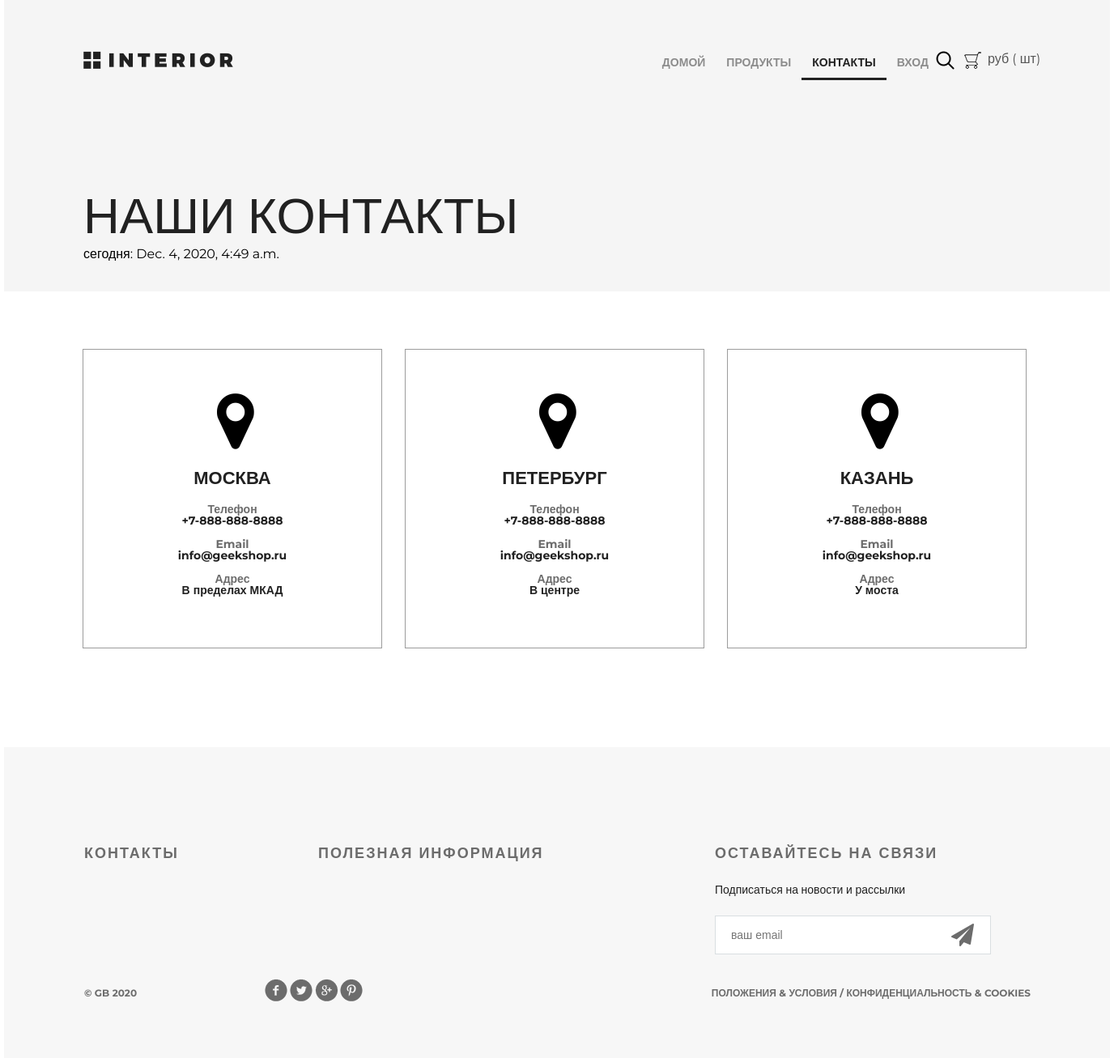
/contact/ (signed in), run on an earlier commit of the app's database.
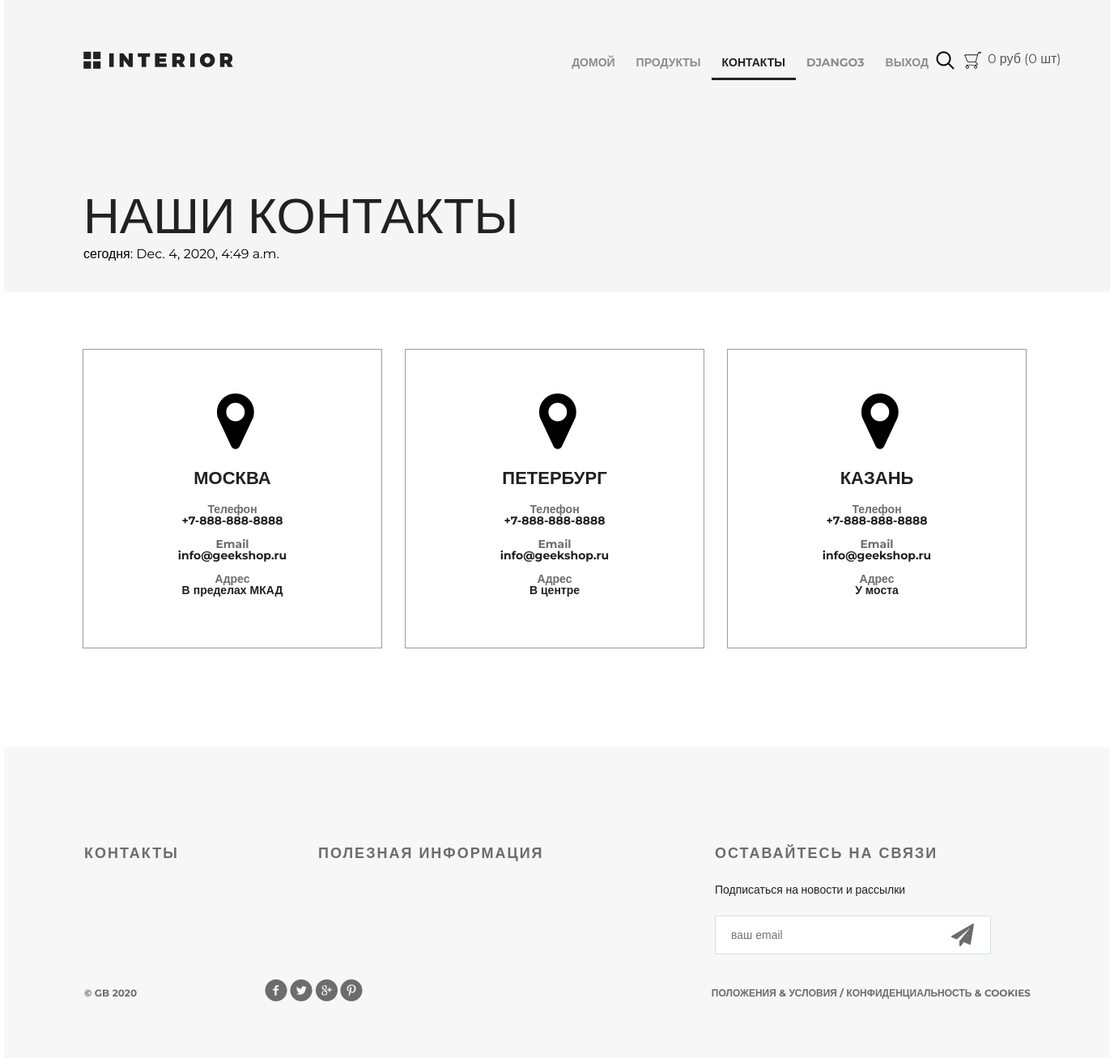
And on a later commit of the database.
### authapp/models.py (models this page shows)
class ShopUser(AbstractUser):
    age = models.PositiveIntegerField('возраст', null=True)
    avatar = models.ImageField('аватар', upload_to='avatars', blank=True)
    def basket_total_cost(self):
        return sum(map(lambda x: x.product_cost, self.basket.all()))
    def basket_total_qty(self):
        return sum(map(lambda x: x.quantity, self.basket.all()))

### mainapp/views.py (the view)
# urls.py: path('contact/', mainapp.contact, name='contact'),
def contact(request):
    locations = [
        {
            'city': 'Москва',
            'phone': '+7-888-888-8888',
            'email': 'info@geekshop.ru',
            'adress': 'В пределах МКАД',
        },
        {
            'city': 'Петербург',
            'phone': '+7-888-888-8888',
            'email': 'info@geekshop.ru',
            'adress': 'В центре',
        },
        {
            'city': 'Казань',
            'phone': '+7-888-888-8888',
            'email': 'info@geekshop.ru',
            'adress': 'У моста',
        },
    ]
    visit_date = datetime.datetime.now()
    file_path = os.path.join(settings.BASE_DIR, "static", "locations.json")
    with open(file_path) as f:
        locations_file = json.load(f)
    context = {
        'page_title': 'контакты',
        'locations': locations_file,
        'visit_date': visit_date,
        'catalog_menu': get_catalog_menu(),
    }
    return render(request, 'mainapp/contact.html', context)

### mainapp/views.py (called while the page is built)
def get_catalog_menu():
    return ProductsCategory.objects.all()

### mainapp/templates/mainapp/contact.html
{% extends 'mainapp/base.html' %} {% block container %}
<div class="hero">
    {% include 'mainapp/includes/inc__main_menu.html' %}
    <h1>наши контакты</h1>
    <p>сегодня: {{ visit_date }}</p>
</div>
<div class="location">
    {% if locations %}
        {% for location in locations %}
        <div class="location-1">
            <i class="fa fa-map-marker fa-5x"></i>
            <h4>{{ location.city }}</h4>
            <div class="contacts">
                <h5>Телефон</h5>
                <p>{{ location.phone }}</p>
            </div>
            <div class="contacts">
                <h5>Email</h5>
                <p>{{ location.email }}</p>
            </div>
            <div class="contacts">
                <h5>Адрес</h5>
                <p>{{ location.adress }}</p>
            </div>
        </div>
        {% endfor %}
    {% else %}
        <h3>Тут могла быть ваша реклама</h3>
    {% endif %}
</div>
{% endblock container %}

### mainapp/templates/mainapp/includes/inc__main_menu.html (shortened to what this page needs)
<div class="header clearfix">
    <a href="{% url 'main:index' %}" class="logo"></a>
    <ul class="menu">
        <li><a href="{% url 'main:index' %}"
               {% if request.resolver_match.url_name == 'index' %}class="active"{% endif %}>домой</a></li>
        <li><a href="{% url 'main:products' %}"
               {% if request.resolver_match.url_name == 'products' or request.resolver_match.url_name == 'category_items' %}class="active"{% endif %}>продукты</a></li>
        <li><a href="{% url 'main:contact' %}"
               {% if request.resolver_match.url_name == 'contact' %}class="active"{% endif %}>контакты</a></li>
        <li>
            {% if user.is_authenticated %}
                <a href="{% url 'auth:update' %}">
                    {{ user.first_name|default:'пользователь'|title }}
                </a>
            </li>
        {% endif %}
        <li>
            {% if user.is_authenticated %}
                <a href="{% url 'authapp:logout' %}">
                    выход
                </a>
            {% else %}
                <a href="{% url 'authapp:login' %}">
                    вход
                </a>
            {% endif %}
        </li>
    </ul>
    <a href="#" class="search"></a>
    <a href="{% url 'basket:index' %}" class="basket">
        <span>{{ user.basket_total_cost|floatformat:0 }} руб ({{ user.basket_total_qty }} шт)</span>
    </a>
</div>

What changed in the data, as far as the page shows it:
now on this page (row edited): ShopUser: first_name "DJANGO3", basket_total_cost "0", basket_total_qty "0"
changed ShopUser: is_active False → True (drawn)
Also different on the page:
text no longer shown: "ВХОД"
text now shown: "ВЫХОД"
